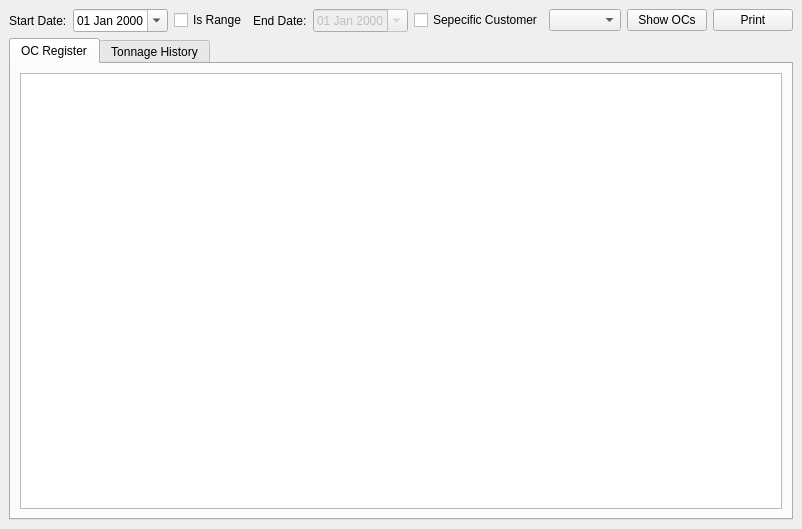
<?xml version="1.0" encoding="UTF-8"?>
<ui version="4.0">
 <class>OcRegister</class>
 <widget class="QMainWindow" name="OcRegister">
  <property name="geometry">
   <rect>
    <x>0</x>
    <y>0</y>
    <width>773</width>
    <height>529</height>
   </rect>
  </property>
  <property name="windowTitle">
   <string>OC Register</string>
  </property>
  <property name="windowIcon">
   <iconset>
    <normaloff>:/downloads/newicons/clock_red.png</normaloff>:/downloads/newicons/clock_red.png</iconset>
  </property>
  <widget class="QWidget" name="centralwidget">
   <layout class="QVBoxLayout" name="verticalLayout">
    <item>
     <layout class="QHBoxLayout" name="horizontalLayout">
      <item>
       <widget class="QLabel" name="label">
        <property name="text">
         <string>Start Date:</string>
        </property>
       </widget>
      </item>
      <item>
       <widget class="QDateEdit" name="dtpStartDate">
        <property name="displayFormat">
         <string>dd MMM yyyy</string>
        </property>
        <property name="calendarPopup">
         <bool>true</bool>
        </property>
       </widget>
      </item>
      <item>
       <widget class="QCheckBox" name="chkIsRange">
        <property name="text">
         <string>Is Range</string>
        </property>
       </widget>
      </item>
      <item>
       <widget class="QLabel" name="label_2">
        <property name="text">
         <string>End Date:</string>
        </property>
       </widget>
      </item>
      <item>
       <widget class="QDateEdit" name="dtpEndDate">
        <property name="enabled">
         <bool>false</bool>
        </property>
        <property name="displayFormat">
         <string>dd MMM yyyy</string>
        </property>
        <property name="calendarPopup">
         <bool>true</bool>
        </property>
       </widget>
      </item>
      <item>
       <widget class="QCheckBox" name="chkSpecificCustomer">
        <property name="text">
         <string>Sepecific Customer</string>
        </property>
       </widget>
      </item>
      <item>
       <widget class="QComboBox" name="cboCustomers"/>
      </item>
      <item>
       <widget class="QPushButton" name="cmdShowOcs">
        <property name="text">
         <string>Show OCs</string>
        </property>
       </widget>
      </item>
      <item>
       <spacer name="horizontalSpacer">
        <property name="orientation">
         <enum>Qt::Horizontal</enum>
        </property>
        <property name="sizeHint" stdset="0">
         <size>
          <width>40</width>
          <height>20</height>
         </size>
        </property>
       </spacer>
      </item>
      <item>
       <widget class="QPushButton" name="cmdPrint">
        <property name="text">
         <string>Print</string>
        </property>
       </widget>
      </item>
     </layout>
    </item>
    <item>
     <widget class="QTabWidget" name="tabWidget">
      <property name="currentIndex">
       <number>0</number>
      </property>
      <widget class="QWidget" name="tab">
       <attribute name="title">
        <string>OC Register</string>
       </attribute>
       <layout class="QVBoxLayout" name="verticalLayout_2">
        <item>
         <widget class="CustomQueryView" name="lstOcs"/>
        </item>
       </layout>
      </widget>
      <widget class="QWidget" name="tab_2">
       <attribute name="title">
        <string>Tonnage History</string>
       </attribute>
       <layout class="QVBoxLayout" name="verticalLayout_3">
        <item>
         <widget class="QCustomPlot" name="tonnageHistoryGraph" native="true"/>
        </item>
       </layout>
      </widget>
     </widget>
    </item>
   </layout>
  </widget>
 </widget>
 <customwidgets>
  <customwidget>
   <class>CustomQueryView</class>
   <extends>QTreeView</extends>
   <header>customqueryview.h</header>
  </customwidget>
  <customwidget>
   <class>QCustomPlot</class>
   <extends>QWidget</extends>
   <header>qcustomplot.h</header>
   <container>1</container>
  </customwidget>
 </customwidgets>
 <resources/>
 <connections>
  <connection>
   <sender>chkIsRange</sender>
   <signal>toggled(bool)</signal>
   <receiver>dtpEndDate</receiver>
   <slot>setEnabled(bool)</slot>
   <hints>
    <hint type="sourcelabel">
     <x>219</x>
     <y>18</y>
    </hint>
    <hint type="destinationlabel">
     <x>347</x>
     <y>25</y>
    </hint>
   </hints>
  </connection>
  <connection>
   <sender>chkSpecificCustomer</sender>
   <signal>toggled(bool)</signal>
   <receiver>cboCustomers</receiver>
   <slot>setEnabled(bool)</slot>
   <hints>
    <hint type="sourcelabel">
     <x>427</x>
     <y>18</y>
    </hint>
    <hint type="destinationlabel">
     <x>517</x>
     <y>20</y>
    </hint>
   </hints>
  </connection>
 </connections>
</ui>
